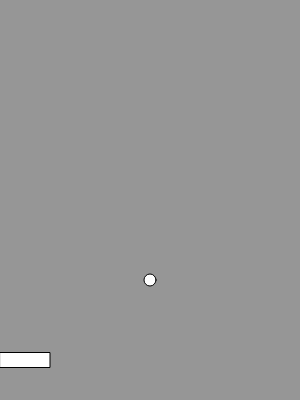
Frame 1 (no input)
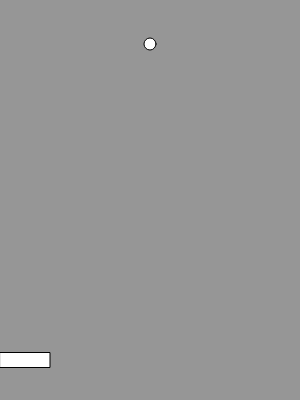
Frame 60 (no input)
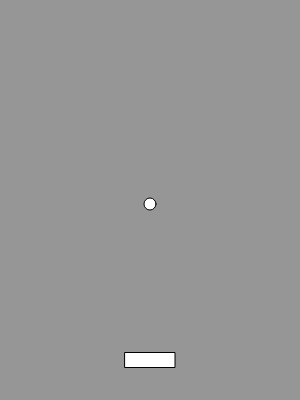
Frame 120 (the mouse pressed at the canvas centre since frame 60)

The p5.js sketch that drew these frames (run headless with seeded random() and noise() and a simulated clock; from frame 60 on, the mouse is pressed at the canvas centre):

// p5.js sketch
// ── sketch.js
// sketch.js
// 15/02/2019
// Heath P. Silcox

const canWidth = 300;
const canHeight = 400;
const platformSize = {
	x: 50,
	y: 15
};
const ballSize = {
	x: 12,
	y: 12
};
const angleSpeed = {
	15: {x: 4, y: -1},
	30: {x: 4, y: -2.5},
	45: {x: 3.5, y: -3.5},
	60: {x: 2.5, y: -4},
	90: {x: 0, y: -4}
};
const numberOfPlatformParts = 2;

let mouseConstrained = canWidth / 2;
let platformPos = {
	x: mouseConstrained,
	y: canHeight - 40
};
let ballPos = {
	x: canWidth / 2,
	y: canHeight - 120
};
let angle = 90;




function setup() {
	createCanvas(canWidth, canHeight);
}

function draw() {
	background(150);
	drawBall();
	drawPlatform();
}

function drawBall() {
	ellipseMode(CENTER);
	ellipse(ballPos.x, ballPos.y, ballSize.x, ballSize.y);

	ballPos.x += angleSpeed[angle].x;
	ballPos.y += angleSpeed[angle].y;

	borderRebound();
}

function drawPlatform() {
	mouseConstrained = constrain(mouseX, platformSize.x / 2, canWidth - platformSize.x / 2);
	rectMode(CENTER);
	rect(mouseConstrained, platformPos.y, platformSize.x, platformSize.y);
}

function whatIsTouched() {
	if (ballPos.x < ballSize.x / 2) {
		return 'left';
	}
	if (ballPos.x > canWidth - ballSize.x / 2) {
		return 'right';
	}
	if (ballPos.y < ballSize.y / 2) {
		return 'top';
	}
	if (ballPos.y > canHeight - ballSize.y / 2) {
		return 'bottom';
	}
	if (isPlatformTouched()) {
		print('rebounds');
		return 'platform';
	}

	return null;
}

function isPlatformTouched() { // a débugger
	if (ballPos.y + ballSize.y / 2 > platformPos.y && ballPos.y + ballSize.y / 2 < platformPos.y + 3) { // si on atteint l'ordonnée de la plateforme, le AND est une sécurité
		if (ballPos.x > platformPos.x / 2  && ballPos.x < platformPos.x + platformPos.x / 2) { // si l'abscisse de la balle est dans l'invervalle de la platformPos.x
			return true;
		}
	}

	return false;
}

function borderRebound() {
	switch (whatIsTouched()) {
		case 'left':
			angleSpeed[angle].x *= -1;
			break;
		case 'right':
			angleSpeed[angle].x *= -1;
			break;
		case 'top':
			angleSpeed[angle].y *= -1;
			break;
		case 'bottom':
			angleSpeed[angle].y *= -1;
			break;
		case 'platform':
			platformRebound();
			break;
		default:
			return null;
			break;
	}
}

function platformRebound() {


}

function rebounds() {

}
